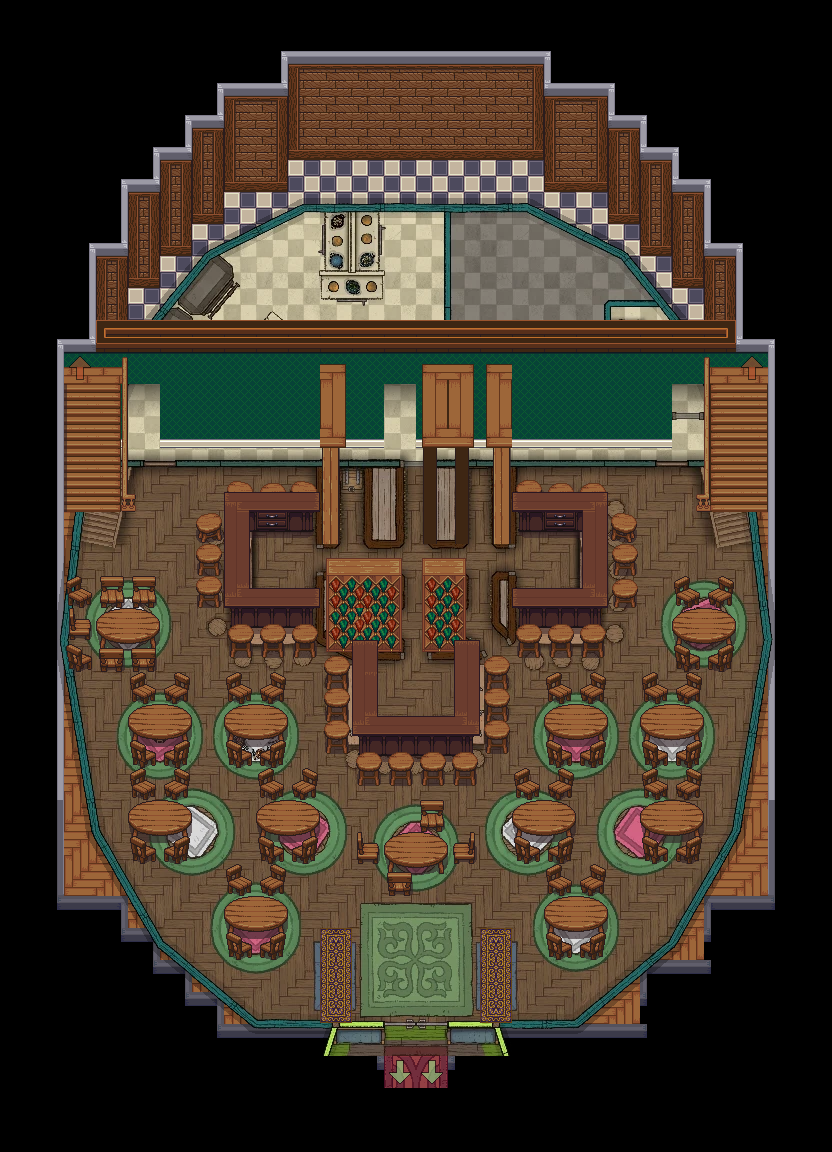

This game map was drawn from its Tiled (.tmx) file and the tilesets committed beside it. A one-line description and the trimmed map source follow:
An orthogonal 26x36 tile map with 32x32 px tiles, 6 tile layers (Ground & BG, ground details, mid, Foreground 1, ...), 8 tilesets, 1 image layer and 7 objects (exit-s, floor-up-w, floor-up-e, Nortle, Leayonadas 'Lee' Rachiilstar, ...).

<map version="1.11" tiledversion="1.11.2" orientation="orthogonal" renderorder="right-down" width="26" height="36" tilewidth="32" tileheight="32" infinite="0" nextlayerid="10" nextobjectid="8">
 <tileset firstgid="1" source="../../Assorted_LPC/lpc-floors/floors.tsx" />
 <tileset firstgid="2049" source="../../Assorted_LPC/lpc-walls/walls.tsx" />
 <tileset firstgid="8193" source="../../custom_tilesets/scene_specific/happy-turtle-gift-shop.tsx" />
 <tileset firstgid="8385" source="../../[A]LightShadow_pipo.tsx" />
 <tileset firstgid="8473" source="../../custom_tilesets/[A]BouncingArrows.tsx" />
 <tileset firstgid="8593" source="../../Assorted_LPC/lpc_objectspack/Objects/Furniture/[LPC]Bar_Stools.tsx" />
 <tileset firstgid="8601" source="../../Assorted_LPC/[LPC]tavern-furniture.tsx" />
 <tileset firstgid="9625" source="../../Assorted_LPC/lpc_objectspack/Objects/Furniture/Countertops.tsx" />
 <layer id="1" name="Ground &amp; BG" width="26" height="36">
  <data>[936 cells, 936 non-empty, 48 distinct tile ids]</data>
 </layer>
 <imagelayer id="5" name="ref" offsetx="32" offsety="192">
  <image source="../../vtt-maps/happy turtle f1.png" width="768" height="864" />
 </imagelayer>
 <layer id="6" name="ground details" width="26" height="36">
  <data>[936 cells, 105 non-empty, 28 distinct tile ids]</data>
 </layer>
 <layer id="7" name="mid" width="26" height="36">
  <properties>
   <property name="z" type="int" value="0" />
  </properties>
  <data>[936 cells, 168 non-empty, 37 distinct tile ids]</data>
 </layer>
 <layer id="2" name="Foreground 1" width="26" height="36">
  <properties>
   <property name="z" type="int" value="3" />
  </properties>
  <data>[936 cells, 65 non-empty, 14 distinct tile ids]</data>
 </layer>
 <layer id="8" name="stairs" width="26" height="36">
  <data>[936 cells, 20 non-empty, 4 distinct tile ids]</data>
 </layer>
 <layer id="9" name="stair rails" width="26" height="36">
  <data>[936 cells, 22 non-empty, 11 distinct tile ids]</data>
 </layer>
 <objectgroup id="3" name="Object Layer 1">
  <object id="1" name="exit-s" x="384" y="1056" width="64" height="32">
   <properties>
    <property name="dest" value="ht-gift-shop" />
    <property name="destDir" value="u" />
    <property name="destPoint" value="to-ht-main" />
    <property name="dir" value="u" />
   </properties>
  </object>
  <object id="2" name="floor-up-w" x="64" y="352" width="64" height="32">
   <properties>
    <property name="dest" value="ht-f2" />
    <property name="destDir" value="d" />
    <property name="destPoint" value="floor-down-w" />
   </properties>
  </object>
  <object id="3" name="floor-up-e" x="704" y="352" width="64" height="32">
   <properties>
    <property name="dest" value="ht-f2" />
    <property name="destDir" value="d" />
    <property name="destPoint" value="floor-down-e" />
   </properties>
  </object>
  <object id="4" name="Nortle" x="384" y="672">
   <point />
  </object>
  <object id="5" name="Leayonadas 'Lee' Rachiilstar" x="544" y="544">
   <point />
  </object>
  <object id="6" name="Elryn Podith" x="256" y="544">
   <point />
  </object>
  <object id="7" name="waitress1" x="160" y="544">
   <point />
  </object>
 </objectgroup>
</map>
